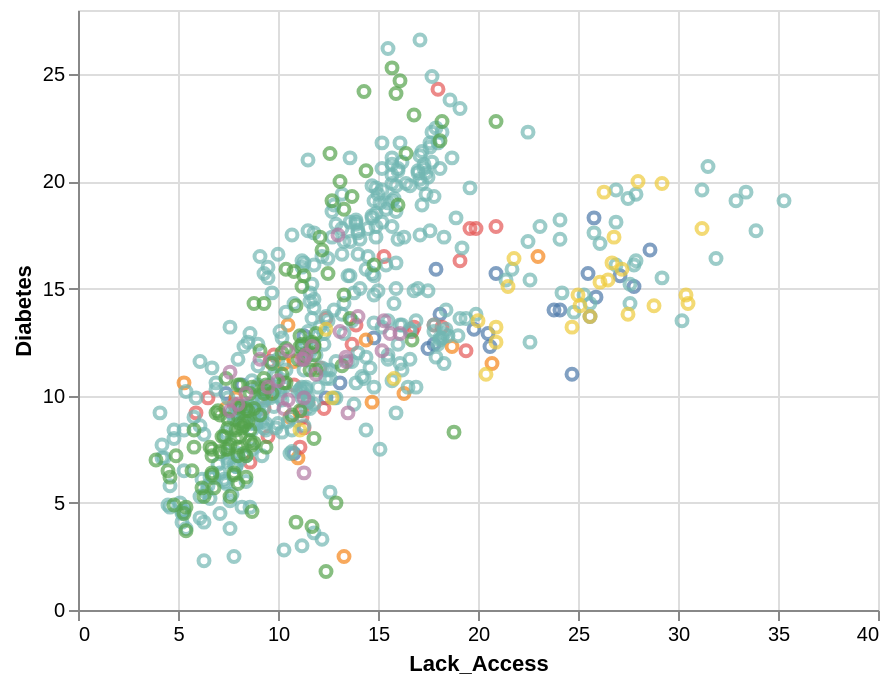

Here is the Vega-Lite specification saved for this chart:
### Vega-Lite specification from a JSON file in a GitHub repository (floating-point values rounded to 4 significant figures; data arrays with more than 128 entries replaced by an {"elided": "..."} marker saying what was removed)
{"config": {"view": {"continuousWidth": 400, "continuousHeight": 300}}, "data": {"name": "data-7807d017052430b8e4adbbe690a70b9f"}, "mark": "point", "encoding": {"color": {"condition": {"type": "nominal", "field": "PlaceName", "legend": null, "selection": "City of "}, "value": "lightgray"}, "tooltip": {"type": "nominal", "field": "Name"}, "x": {"type": "quantitative", "field": "Lack_Access", "scale": {"zero": false}}, "y": {"type": "quantitative", "field": "Diabetes", "scale": {"zero": false}}}, "selection": {"City of ": {"type": "single", "fields": ["PlaceName"], "bind": {"input": "select", "options": ["Allentown", "Bethlehem", "Erie", "Philadelphia", "Pittsburgh", "Reading", "Scranton"]}}}, "$schema": "https://vega.github.io/schema/vega-lite/v4.8.1.json", "datasets": {"data-7807d017052430b8e4adbbe690a70b9f": {"elided": "631 records"}}}
